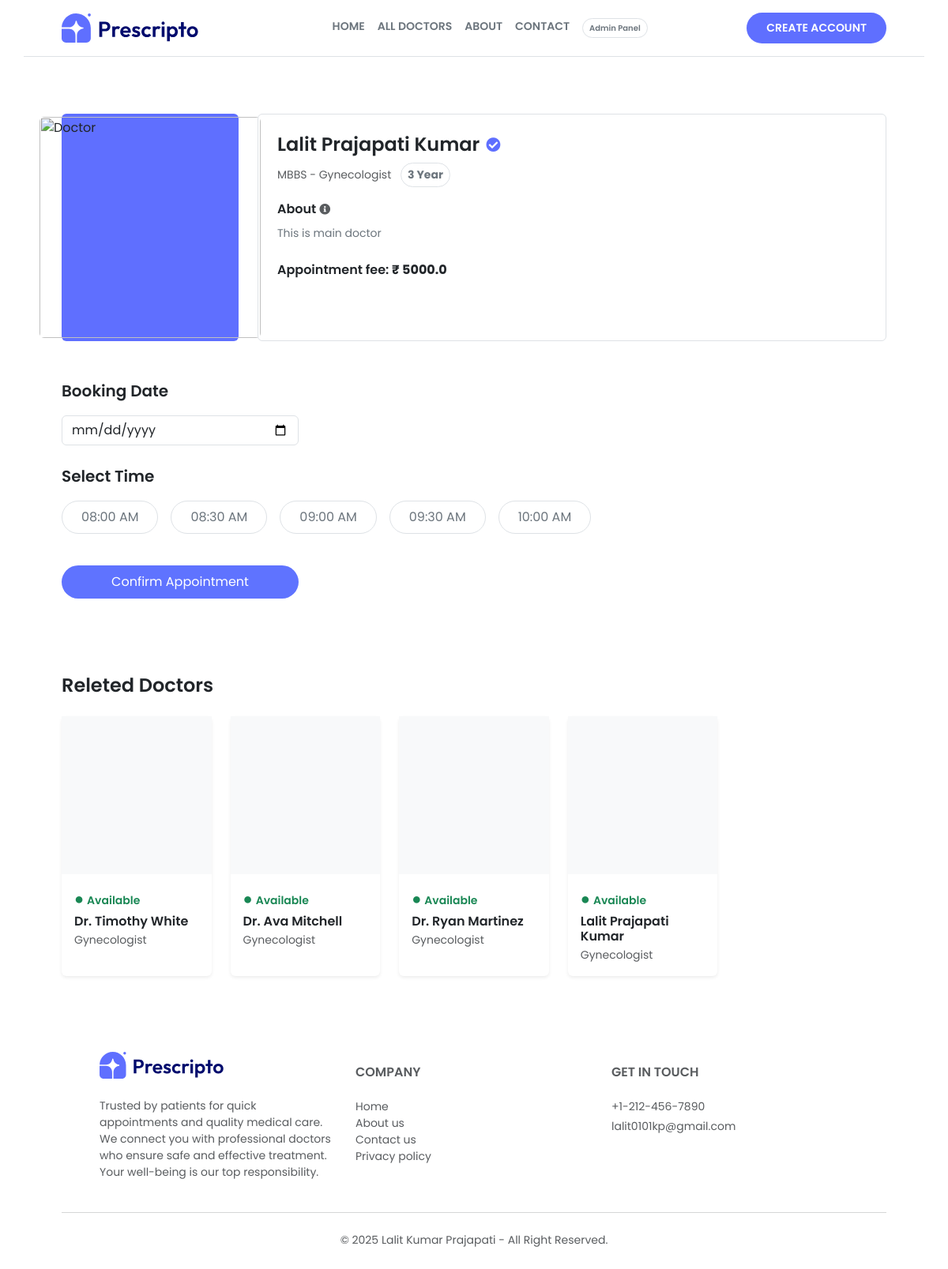
/doctor_info/16/, run on an earlier commit of the app's database.
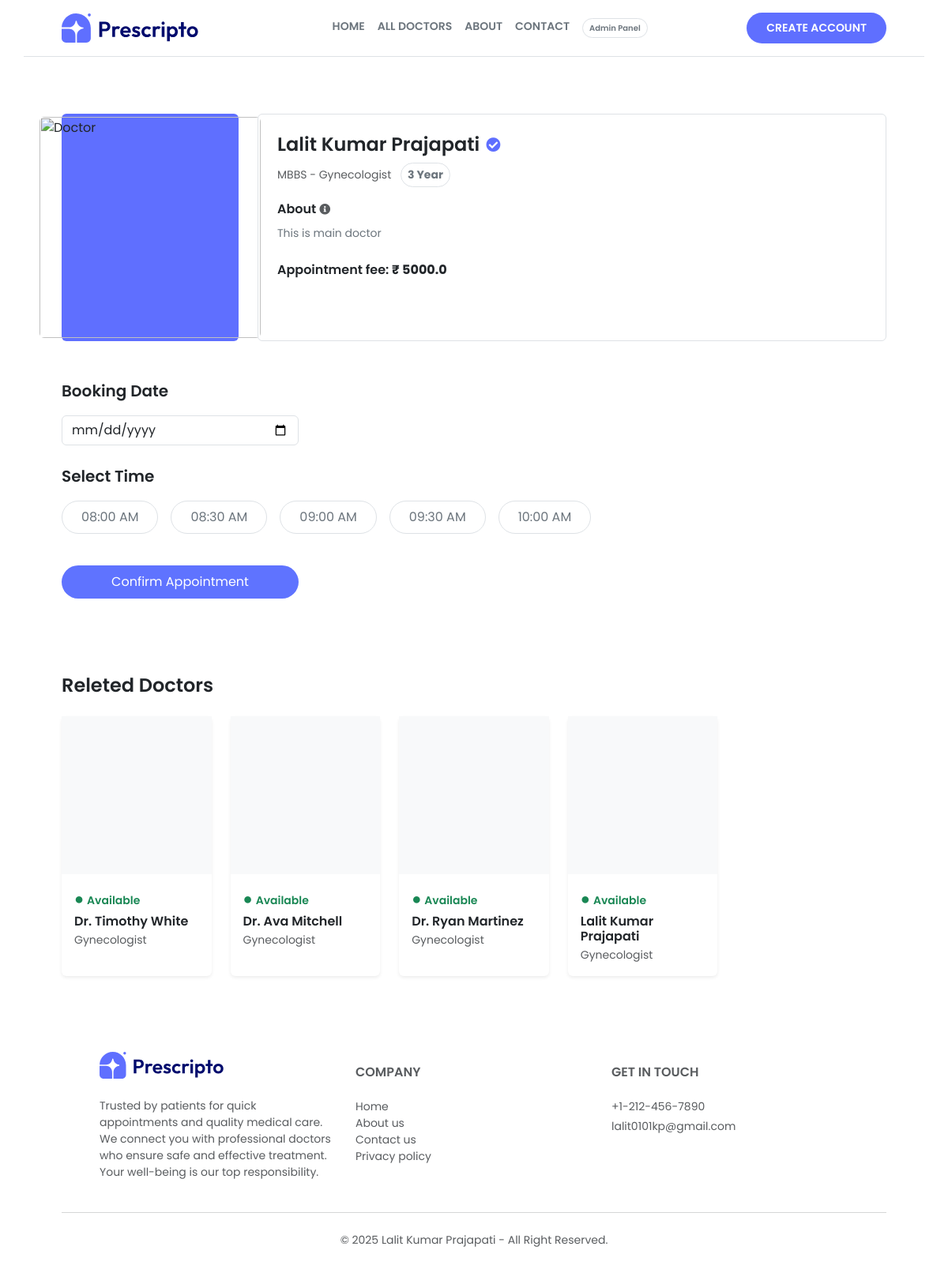
And on a later commit of the database.
### appointment/models.py (models this page shows, shortened)
class Doctor(models.Model):
    image = CloudinaryField('image', folder='doctor_image')
    name = models.CharField(max_length=100)
    email = models.EmailField()
    username = models.CharField(max_length=255, unique=True)
    password = models.CharField(max_length=100)
    experience = models.IntegerField()
    fees = models.FloatField()
    category = models.ForeignKey(Category, on_delete=models.CASCADE)
    degree = models.CharField(max_length=50)
    about = models.TextField()
    address = models.TextField()
    available = models.BooleanField(default=True)

class Category(models.Model):
    name = models.CharField(max_length=100)
    def __str__(self):
        return self.name

### appointment/views.py (the view)
# urls.py: path('doctor_info/<int:id>/', views.doctor_info, name='doctor_info'),
def doctor_info(request, id):
    doctor = Doctor.objects.get(id=id, available=True)
    releted_doctor = Doctor.objects.filter(category=doctor.category, available=True)[:10]
    return render(request, 'doctor_info.html', {'doctor': doctor, 'releted_doctor': releted_doctor})

### templates/doctor_info.html (shortened to what the changed rows need)
{% extends "layout.html" %}
{% load static %}
{% block contant %}
    <section class="mt-4">
        <div class="container p-5">
            <div class="d-flex flex-column flex-md-row gap-4">
                <div class="border rounded p-4 flex-fill">
                    <h2 class="h4 fw-semibold text-dark d-flex align-items-center gap-2">
                        {{ doctor.name }}
                        <span  style="color: rgb(95 111 255);" class='small'>
                            <i class="fas fa-check-circle small"></i>
                        </span>
                    </h2>
                    <p class="text-muted small mt-1 mb-3">
                        {{ doctor.degree }} - {{ doctor.category  }}
                        <span class="border rounded-pill px-2 py-1 ms-2 text-secondary fw-bold d-inline-block">{{ doctor.experience }}
                            Year</span>
                    </p>
                    <p class="fw-semibold text-dark d-flex align-items-center gap-1 mb-2">
                        About
                        <i class="fas fa-info-circle text-muted small"></i>
                    </p>
                    <p class="text-secondary small mb-4">
                        {{ doctor.about }}
                    </p>
                    <p class="fw-semibold text-dark">
                        Appointment fee: <span class="fw-bold"> ₹ {{ doctor.fees }}</span>
                    </p>
                </div>
            </div>
            <div class='pt-5 mt-5'>
                <div class="row row-cols-2 row-cols-sm-5 g-4">
                    {% for doctor in releted_doctor %}
                    <div class="col" data-aos="fade-up" data-aos-delay="100">
                        <div class="card border-0 rounded shadow-sm h-100"
                            style="transition: all 0.3s ease;"
                            onmouseover="this.style.transform='translateY(-10px)'; this.style.boxShadow='0 15px 30px rgba(0,0,0,0.15)'"
                            onmouseout="this.style.transform='translateY(0px)'; this.style.boxShadow=''">
                            <div class="bg-light d-flex justify-content-center align-items-center overflow-hidden"
                                style="height: 200px;">
                            </div>
                            <div class="card-body pb-3 d-flex flex-column">
                                <p class="text-success small fw-semibold mb-1">
                                    <span class="me-1 fs-5">●</span>Available
                                </p>
                                <h6 class="card-title fw-semibold mb-1">
                                    {{ doctor.name }}
                                </h6>
                                <p class="text-muted small mb-0">
                                    {{ doctor.category }}
                                </p>
                            </div>
                        </div>
                    </div>
                    {% endfor %}
                </div>
            </div>
        </div>
    </section>
{% endblock %}

What changed in the data, as far as the page shows it:
changed Doctor "MBBS": name "Lalit Prajapati Kumar" → "Lalit Kumar Prajapati"
